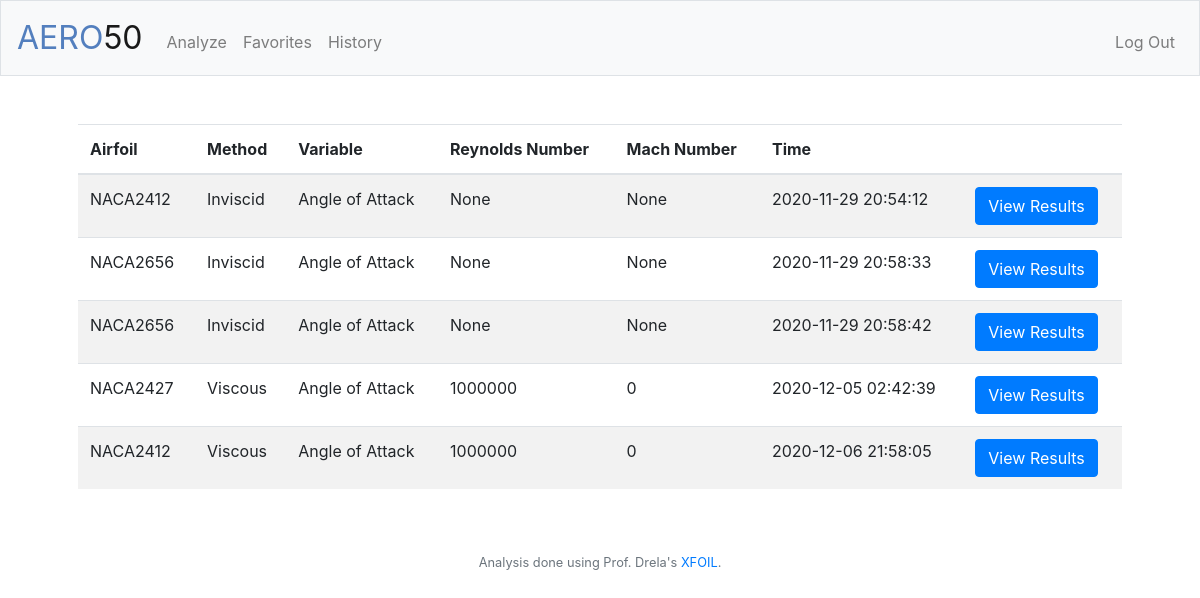
The page / (signed in) on the database its author committed.
### tables this page shows
CREATE TABLE analyses (id INTEGER, airfoil TEXT, method TEXT, variable TEXT, start NUMERIC, end NUMERIC, re NUMERIC, mach NUMERIC, favorites BOOL DEFAULT 0, analysis_id INTEGER, time DATETIME DEFAULT CURRENT_TIMESTAMP, step NUMERIC, max_iter INTEGER, PRIMARY KEY (analysis_id), FOREIGN KEY (id) REFERENCES users(id));

### application.py (the view)
@app.route("/", methods=["GET", "POST"])
@login_required
def index():
    if request.method == "POST":
        analysis_id = request.form.get("analysis_id")
        db.execute("UPDATE analyses SET favorites = 1 WHERE analysis_id = ?", analysis_id)
        data = db.execute("SELECT * FROM analyses WHERE id = ? AND favorites = 1", session["user_id"])
        return render_template("index.html", data=data)
    else:
        data = db.execute("SELECT * FROM analyses WHERE id = ? AND favorites = 1", session["user_id"])
        return render_template("index.html", data=data)

### application.py (called while the page is built)
@app.after_request
def after_request(response):
    response.headers["Cache-Control"] = "no-cache, no-store, must-revalidate"
    response.headers["Expires"] = 0
    response.headers["Pragma"] = "no-cache"
    return response

### helpers.py (called while the page is built)
def login_required(f):
    @wraps(f)
    def decorated_function(*args, **kwargs):
        if session.get("user_id") is None:
            return redirect("/login")
        return f(*args, **kwargs)
    return decorated_function

### templates/index.html (shortened to what this page needs)
{% extends "layout.html" %}
{% block main %}
    <main>
        <table class="table table-striped">
            <thead>
                <tr>
                    <th>Airfoil</th>
                    <th>Method</th>
                    <th>Variable</th>
                    <th>Reynolds Number</th>
                    <th>Mach Number</th>
                    <th>Time</th>
                    <th></th>
                </tr>
            </thead>
            <tbody>
                {% for analysis in data %}
                <tr>
                    <td>NACA{{ analysis.airfoil }}</td>
                    <td>{{ analysis.method }}</td>
                    <td>{{ analysis.variable }}</td>
                    <td>{{ analysis.re }}</td>
                    <td>{{ analysis.mach }}</td>
                    <td>{{ analysis.time }}</td>
                    <td>
                        <form action="/analyze" method="post">
                            <button class="btn btn-primary" type="submit">View Results</button>
                        </form>
                    </td>
                </tr>
                {% endfor %}
            </tbody>
        </table>
    </main>
{% endblock %}

### static/styles.css (style rules this page uses)
main { overflow-x: auto; text-align: center; }
main table { text-align: left; }

### rows shown on the page
analyses: airfoil "2412", method "Inviscid", variable "Angle of Attack", re "None", mach "None", time "2020-11-29 20:54:12"
analyses: airfoil "2656", method "Inviscid", variable "Angle of Attack", re "None", mach "None", time "2020-11-29 20:58:33"
analyses: airfoil "2656", method "Inviscid", variable "Angle of Attack", re "None", mach "None", time "2020-11-29 20:58:42"
analyses: airfoil "2427", method "Viscous", variable "Angle of Attack", re "1000000", mach "0", time "2020-12-05 02:42:39"
analyses: airfoil "2412", method "Viscous", variable "Angle of Attack", re "1000000", mach "0", time "2020-12-06 21:58:05"
